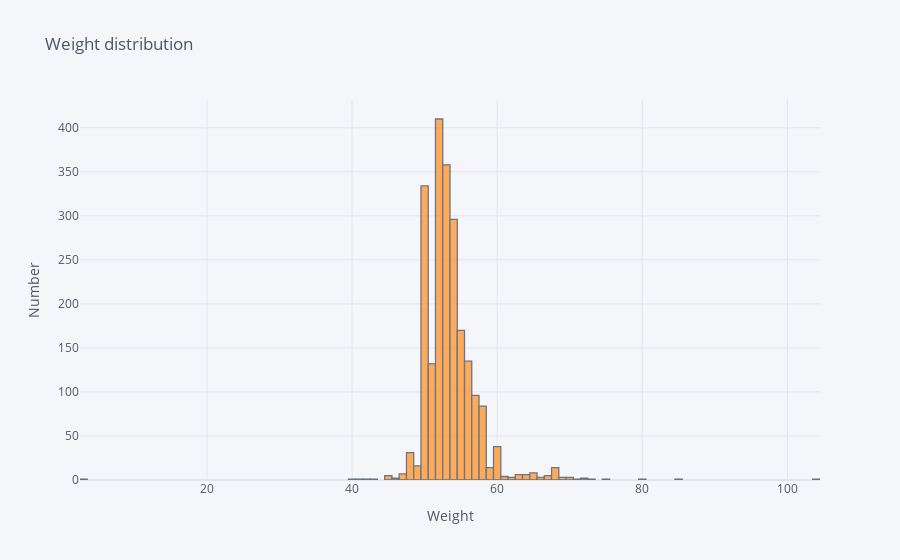

Source (notebook cell):
### Code cell
gen_df['Вес'].iplot(kind='hist', xTitle='Weight',
                  yTitle='Number', title='Weight distribution')

### Figure 1 — Plotly figure (JSON) as saved in the notebook; plotly's stock layout.template omitted (floating-point values rounded to 4 significant figures; data arrays with more than 128 entries replaced by an {"elided": "..."} marker saying what was removed)
{"data": [{"histfunc": "count", "histnorm": "", "marker": {"color": "rgba(255, 153, 51, 1.0)", "line": {"color": "#4D5663", "width": 1.3}}, "name": "Вес", "opacity": 0.8, "orientation": "v", "type": "histogram", "x": {"elided": "2196 int values"}}], "layout": {"barmode": "overlay", "legend": {"bgcolor": "#F5F6F9", "font": {"color": "#4D5663"}}, "paper_bgcolor": "#F5F6F9", "plot_bgcolor": "#F5F6F9", "title": {"font": {"color": "#4D5663"}, "text": "Weight distribution"}, "xaxis": {"gridcolor": "#E1E5ED", "showgrid": true, "tickfont": {"color": "#4D5663"}, "title": {"font": {"color": "#4D5663"}, "text": "Weight"}, "zerolinecolor": "#E1E5ED"}, "yaxis": {"gridcolor": "#E1E5ED", "showgrid": true, "tickfont": {"color": "#4D5663"}, "title": {"font": {"color": "#4D5663"}, "text": "Number"}, "zerolinecolor": "#E1E5ED"}}}
